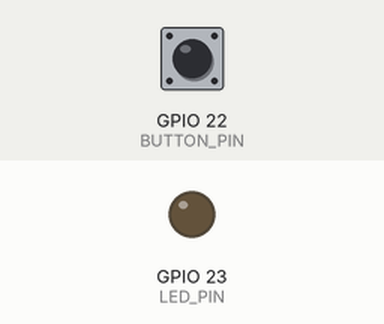
This sketch was run on a simulated ESP32. Shown: output pins drawn as LEDs (lit = HIGH). The inputs (shaded band) are chosen by the test bench; at power-on: GPIO 22 (BUTTON_PIN) HIGH. What the sketch prints to the serial monitor is not drawn.

Above: at 1.25 s.
1.3 s: GPIO 22 (BUTTON_PIN) pulled LOW for 0.15 s
2.9 s: GPIO 22 (BUTTON_PIN) pulled LOW for 1 s
At 3.05 s:
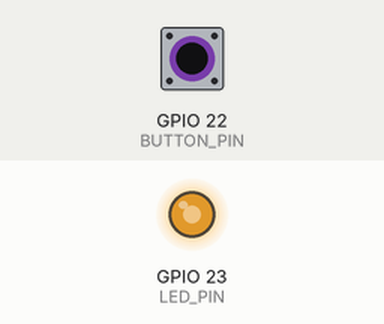
Timing chart, 0 to 12.9 s (numbered marks = the images above; inputs shaded):
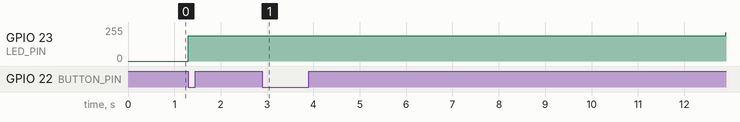

Measured:
- after the input at 1.3 s, GPIO 23 (LED_PIN): stays 188/255 (without the input it goes to 205/255 after 1.6 s)
- after the input at 2.9 s, GPIO 23 (LED_PIN): 188/255 → 211/255 after 10.0 s

The sketch:

fade_millis.ino
```cpp
// ESP32 From Zero - Episode 5: a smooth fade that never waits
// Red LED on GPIO 23, button on GPIO 22 (internal pull-up, from episode 4).
// What it does: the LED slowly gets brighter, then dimmer, again and again (it "breathes").
// A button press pauses the fade, the next press resumes it. Nothing ever waits with delay().

const int LED_PIN = 23;
const int BUTTON_PIN = 22;

// --- the fade ---
int brightness = 0;            // the LED's brightness right now: 0 (off) .. 255 (full)
int step = 1;                  // what we add every time: +1 = getting brighter, -1 = getting dimmer
unsigned long lastStep = 0;    // the time of the last step, in ms
bool fading = true;            // true = the LED breathes, false = paused

// --- the button (same as episode 4) ---
int lastState = HIGH;          // the button's reading last time round (HIGH = not pressed)
unsigned long lastChange = 0;  // when that reading last changed, to ignore the bounce

void setup() {
  pinMode(LED_PIN, OUTPUT);
  pinMode(BUTTON_PIN, INPUT_PULLUP);  // built-in pull-up: HIGH when not pressed, LOW when pressed
  Serial.begin(115200);
}

void loop() {
  unsigned long now = millis();  // the clock: milliseconds since the board started

  // PART 1 - the button: a NEW press flips "fading" (pause <-> resume)
  int state = digitalRead(BUTTON_PIN);
  if (state != lastState && now - lastChange >= 50) {  // it changed, and it's not bounce
    lastChange = now;
    lastState = state;
    if (state == LOW) {        // the change was a press, not a release
      fading = !fading;        // true becomes false, false becomes true
    }
  }

  // PART 2 - the fade: every 4 ms, one small step (255 steps up = about 1 second)
  if (fading && now - lastStep >= 4) {
    lastStep = now;                    // remember when this step happened
    brightness = brightness + step;    // one step brighter (+1) or dimmer (-1)
    if (brightness >= 255) {           // reached the top?
      brightness = 255;
      step = -1;                       // from now on, go down
    }
    if (brightness <= 0) {             // reached the bottom?
      brightness = 0;
      step = 1;                        // from now on, go up
    }
    analogWrite(LED_PIN, brightness);  // show the new brightness on the LED
    Serial.println(brightness);        // Tools > Serial Plotter draws this as a triangle
  }
}
```
